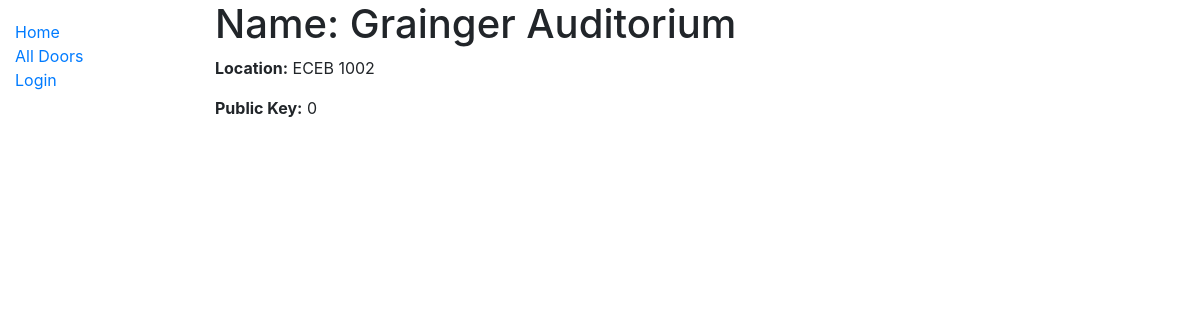
Page /catalog/door/2 on the earlier database version.
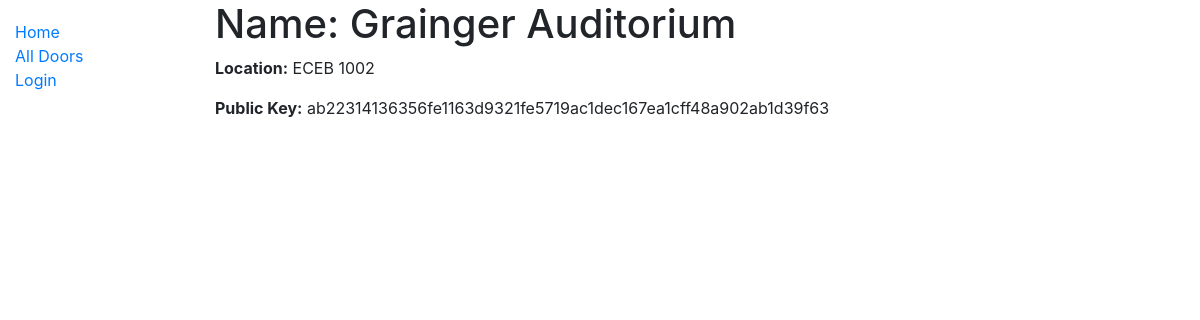
Same page on the later database version.
### catalog/models.py (models this page shows, shortened)
class Door(models.Model):
    door_name = models.CharField(max_length=100)
    location = models.CharField(max_length=100)
    door_public_key = models.CharField(max_length=256, default='0')
    door_private_key = models.CharField(max_length=256, default='0')

### catalog/views.py (the view)
# urls.py: path('door/<int:pk>', views.DoorDetailView.as_view(), name='door-detail'),
class DoorDetailView(generic.DetailView):
    model = Door

### catalog/templates/catalog/door_detail.html
{% extends "base_generic.html" %}
{% block content %}
<h1>Name: {{ door.door_name }}</h1>
<p><strong>Location:</strong> {{ door.location }}</p>
<p><strong>Public Key:</strong> {{ door.door_public_key }}</p>
{% endblock %}

Differences in the rows shown:
changed Door "Grainger Auditorium": door_public_key "0" → "ab22314136356fe1163d9321fe5719ac1dec167ea1cff48a902ab1d39f63"
